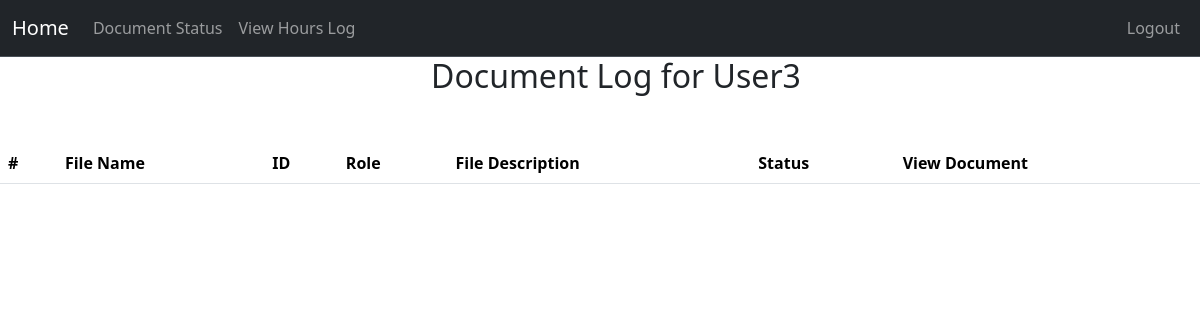
Page /specific/log/document (signed in) on the earlier database version.
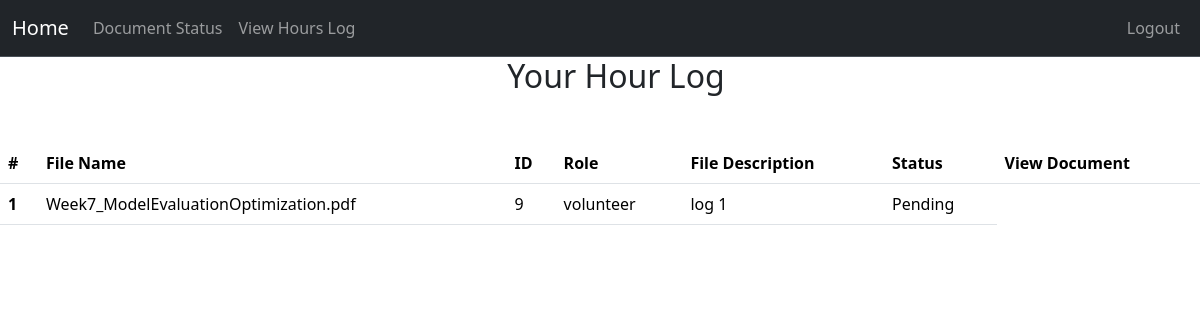
Same page on the later database version.
### project/models.py (models this page shows, shortened)
class User(db.Model, UserMixin):
    __tablename__ = 'users'
    id: Mapped[int] = mapped_column(primary_key=True)
    name: Mapped[str] = mapped_column()
    email: Mapped[str] = mapped_column(unique=True)
    password_hash: Mapped[str] = mapped_column(db.String(128))
    role: Mapped[str] = mapped_column(default="user")  # "user", "volunteer", " intern", "board"
    hours: Mapped[List["Hours"]] = relationship("Hours", back_populates="user", cascade="all, delete-orphan")
    documents: Mapped[List["Document"]] = relationship("Document", back_populates="user", cascade="all, delete-orphan")

class Document(db.Model):
    __tablename__ = 'documents'
    id: Mapped[int] = mapped_column(primary_key=True)
    filename: Mapped[str] = mapped_column()
    doctype: Mapped[str] = mapped_column()
    status: Mapped[str] = mapped_column(default=("Pending"))  # "pending", "approved", "denied"
    description: Mapped[str] = mapped_column(default="No description provided")
    user: Mapped["User"] = relationship("User", back_populates="documents")
    user_id: Mapped[int] = mapped_column(db.ForeignKey('users.id'), name="fk_documents_user_id")

### app.py (the view, shortened to what this page needs)
@app.route("/specific/log/document", methods=["GET", "POST"])
@login_required
@permission_required('volunteer')
def specific_log_document():
    user_id = request.args.get('user_id') or request.form.get('user_id')
    from_pending = request.args.get('from_pending', type=bool, default=False)
    if from_pending:
        return redirect(url_for('pending_documents'))
    return render_template('specific_user_document.html', user=current_user)

### project/models.py (called while the page is built)
@login_manager.user_loader
def load_user(user_id):
    return User.query.get(user_id)

### project/templates/specific_user_document.html (shortened to what this page needs)
{% extends "base.html" %}
{% block content %}
<table class="table table-hover">
    <thead class = "thead-light">
    <tr>
        <th scope="col">#</th>
        <th scope="col">File Name</th>
        <th scope="col">ID</th>
        <th scope="col">Role</th>
        <th scope="col">File Description</th>
        <th scope="col">Status</th>
        <th scope="col">View Document</th>
    </tr>
    </thead>
    <ol>
        {% if current_user.role != "admin" and current_user.role != "board" %}
            <div class="username-header">
                <h2>Your Hour Log</h2>
            </div>
            <br>
            <tbody>
                {% for doc in current_user.documents %}
                    {% set log_num = loop.index %}
                    <tr>
                        <th scope="row">{{log_num}}</th>
                        <td>{{doc.filename}}</td>
                        <td>{{doc.id}}</td>
                        <td>{{current_user.role}}</td>
                        <td>{{doc.description}}</td>
                        <td>{{doc.status}}</td>
                    </tr>
                {% endfor %}
            </tbody>
            </table>
        {% else %}
            <div class="username-header">
                <h2>Document Log for {{user.name}}</h2>
            </div>
            <br>
            </table>
        {% endif %}
{% endblock %}

### project/templates/base.html (shortened to what this page needs)
<!DOCTYPE html>
<html>
  <head>
    <link href="https://cdn.jsdelivr.net/npm/bootstrap@5.3.8/dist/css/bootstrap.min.css" rel="stylesheet">
  </head>
  <body>
    <nav class="navbar navbar-expand bg-dark border-bottom border-body" data-bs-theme="dark">
      <div class="container-fluid d-flex">
        <a class="navbar-brand"
            href="{% if current_user.is_authenticated and current_user.role == 'admin' %}
              {{ url_for('admin_dashboard') }}
            {% elif current_user.is_authenticated and current_user.role == 'board' %}
              {{ url_for('board_dashboard') }}
            {% elif current_user.is_authenticated and current_user.role == 'volunteer' %}
                {{ url_for('volunteer_dashboard') }}
            {% elif current_user.is_authenticated and current_user.role == 'intern' %}
                {{ url_for('intern_dashboard') }}
            {% else %}
              {{ url_for('user_dashboard') }}
          {% endif %}">
          Home
        </a>
        <ul class="navbar-nav mb-2 mb-lg-0 d-flex flex-row">
          {% if current_user.is_authenticated %}
          <li class="nav-item">
            <a class="nav-link" href="{{ url_for('document_status') }}">Document Status</a>
          </li>
          <li class="nav-item">
            <a class="nav-link"
            href="{{ url_for('hours_log') }}">
                View Hours Log </a>
          </li>
          {% endif %}
        </ul>
        {% if current_user.is_authenticated %}
        <ul class="navbar-nav ms-auto mb-2 mb-lg-0">
          <li class="nav-item">
            <a class="nav-link" href="{{url_for('logout')}}">Logout</a>
          </li>
        </ul>
        {% endif %}
      </div>
    </nav>
    {% block content %}
    {% endblock %}
  </body>
</html>

### project/templates/base.html (style rules this page uses)
.username-header { text-align: center; }

Differences in the rows shown:
added Document: log_num "1", filename "Week7_ModelEvaluationOptimization.pdf", id "9", {{ current_user.role }} "volunteer", description "log 1", status "Pending"
changed User: role "board" → "volunteer" (drawn); name "User3" → (not shown)
Other differences:
text no longer shown: "Document Log for"
text now shown: "Your Hour Log"
